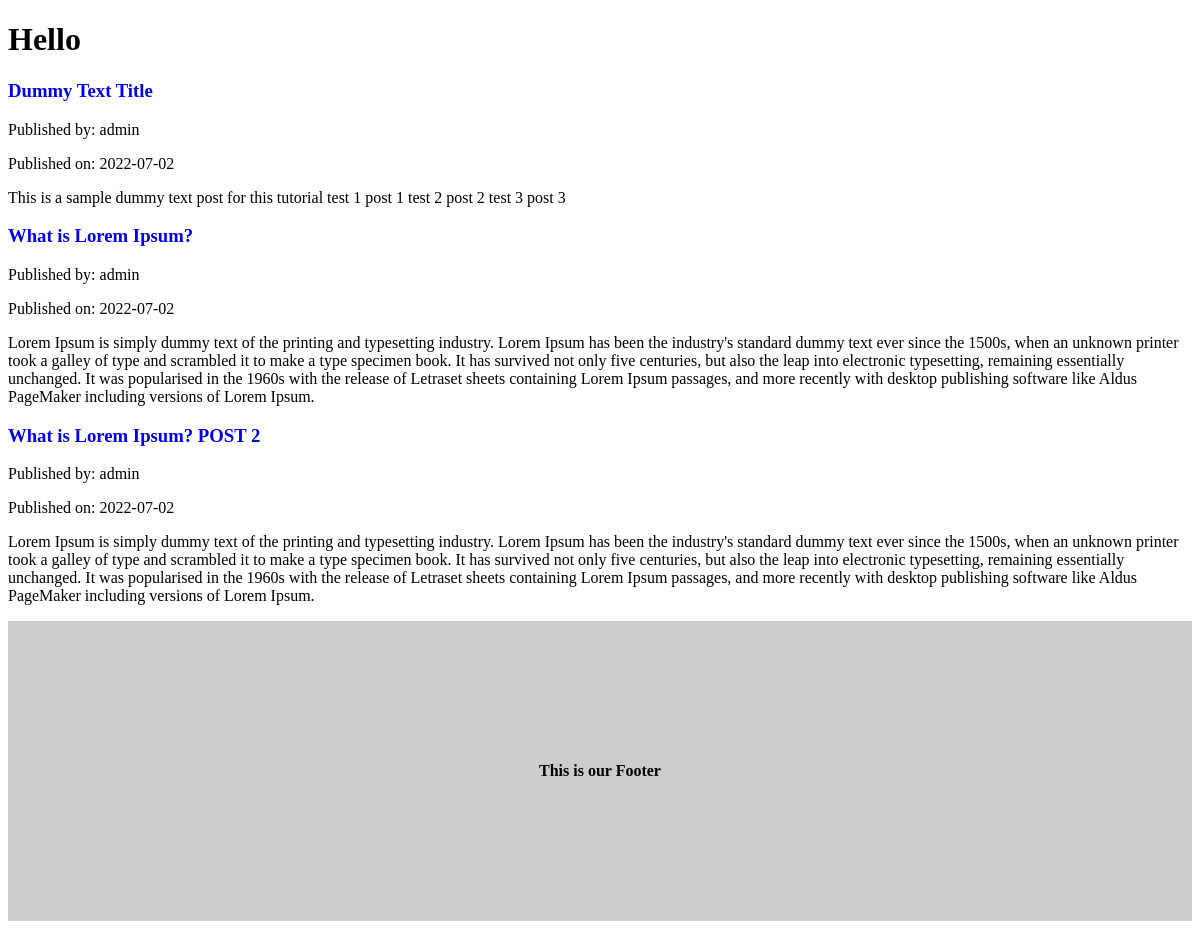
The app's page /, older data.
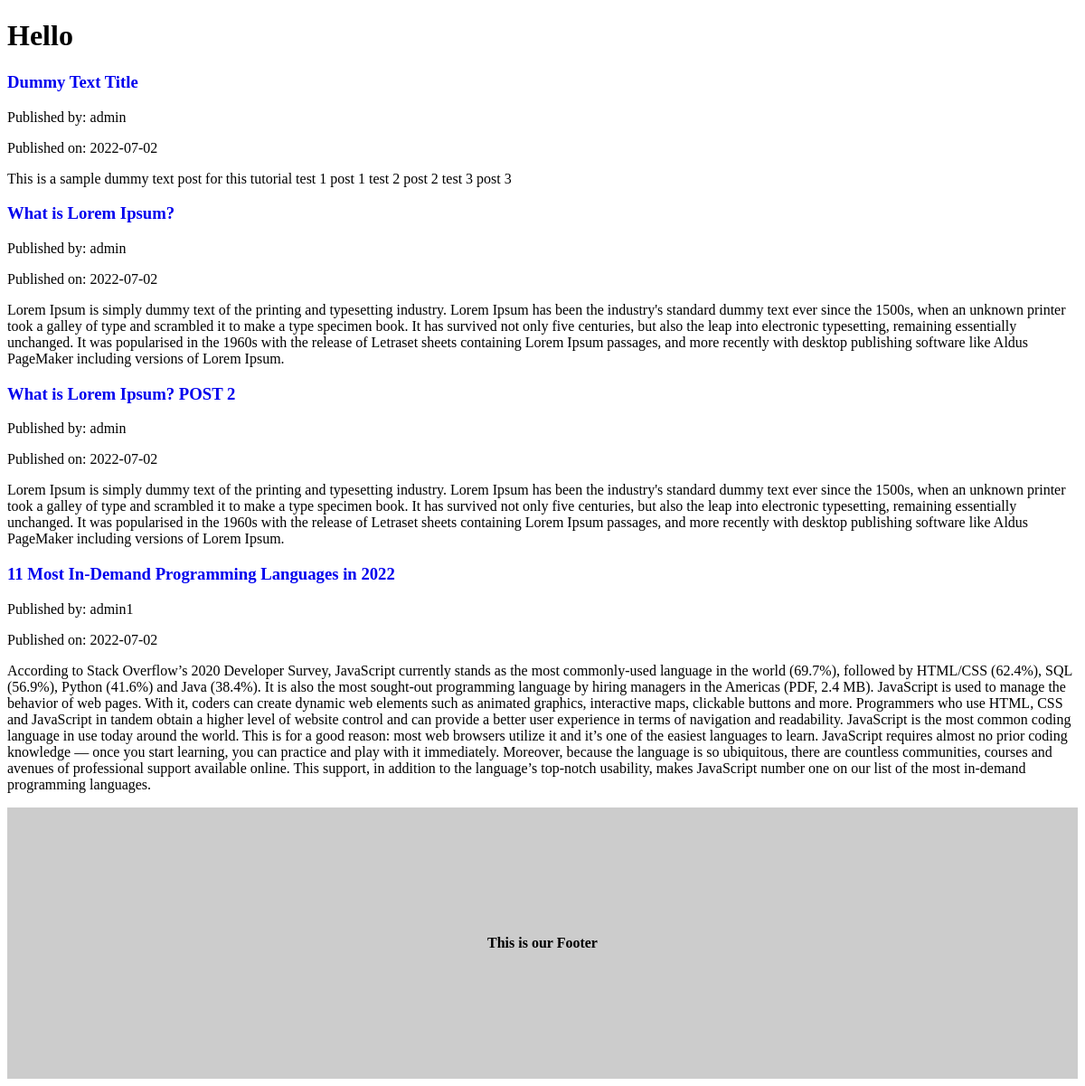
The same page, newer data.
### blog/models.py (models this page shows, shortened)
class Post(models.Model):
    author = models.ForeignKey(
        settings.AUTH_USER_MODEL, on_delete=models.CASCADE)
    title = models.CharField(max_length=200)
    text = models.TextField()
    created_date = models.DateTimeField(default=timezone.now)
    published_date = models.DateTimeField(blank=True, null=True)

### blog/views.py (the view)
# urls.py: path('', views.post_list, name='post_list'),
def post_list(request):
    context = {
        'posts': Post.objects.all()
    }
    return render(request, 'blog/posts.html', context)

### blog/templates/blog/posts.html (shortened to what this page needs)
{% extends "blog/index.html" %}
    {% block content %}
        {% for post in posts %}
            <h3><a href="/" style="text-decoration: none;">{{post.title}}</a></h3>
            <p>Published by: {{post.author}}</p>
            <p>Published on: {{post.created_date|date:"Y-m-d"}}</p>
            <p>{{post.text}}</p>
        {% endfor %}
    {% endblock content %}

Row changes from the older to the newer data that the page shows:
added Post: title "11 Most In-Demand Programming Languages in 2022", author "admin1", created_date "2022-07-02", text "According to Stack Overflow’s 2020 Developer Survey, JavaScript currently stands as the most commonly-used language in the world (69.7%), followed by HTML/CSS (62.4%), SQL (56.9%), Python (41.6%) and Java (38.4%). It is also the most sought-out programming language by hiring managers in the Americas (PDF, 2.4 MB). JavaScript is used to manage the behavior of web pages. With it, coders can create dynamic web elements such as animated graphics, interactive maps, clickable buttons and more. Programmers who use HTML, CSS and JavaScript in tandem obtain a higher level of website control and can provide a better user experience in terms of navigation and readability. JavaScript is the most common…"
